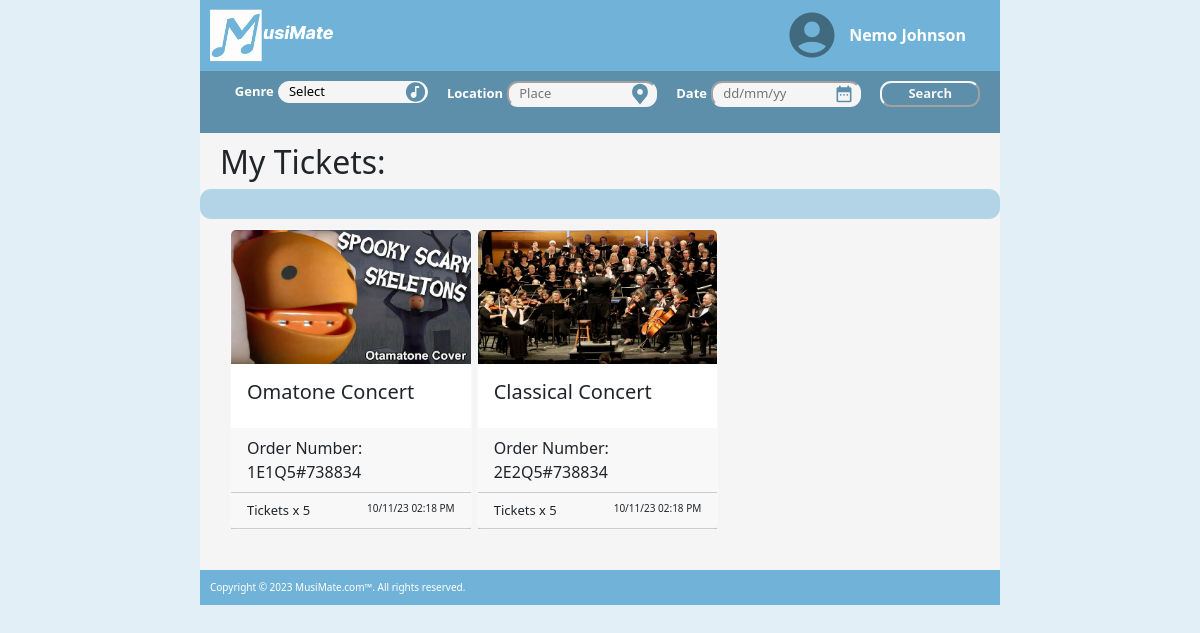
Screenshot of /tickets (signed in) with the database file from the repository.
### musimate/models.py (models this page shows, shortened)
class User(db.Model, UserMixin):
    __tablename__ = 'users' # good practice to specify table name
    id = db.Column(db.Integer, primary_key=True)
    name = db.Column(db.String(100), index=True, unique=True, nullable=False)
    email = db.Column(db.String(100), index=True, nullable=False)
    contact_number = db.Column(db.String(15), nullable=True)
    address = db.Column(db.String(255), nullable=True)
    password_hash = db.Column(db.String(255), nullable=False)
    events = db.relationship('Event', backref='user')
    comments = db.relationship('Comment', backref='user')
    orders = db.relationship("Order", backref='user')

class Order(db.Model):
    __tablename__ = 'orders'
    order_id = db.Column(db.Integer, primary_key = True)
    quantity = db.Column(db.Integer)
    booked_at = db.Column(db.DateTime, default = datetime.now())
    user_id = db.Column(db.Integer, db.ForeignKey("users.id"))
    event_id = db.Column(db.Integer, db.ForeignKey("events.id"))

class Event(db.Model):
    __tablename__ = 'events'
    id = db.Column(db.Integer, primary_key=True)
    status = db.Column(db.String(10), default='Open')
    name = db.Column(db.String(80))
    description = db.Column(db.String(200))
    genre = db.Column(db.String(40))
    location = db.Column(db.String(200))
    date = db.Column(db.DateTime)
    image = db.Column(db.String(400))
    quantity = db.Column(db.Integer)
    quantitySold = db.Column(db.Integer, default=0)
    price = db.Column(db.Float)
    user_id = db.Column(db.Integer, db.ForeignKey('users.id'))
    comments = db.relationship('Comment', backref='event')
    orders = db.relationship('Order', backref = 'event')

### musimate/views.py (the view)
@mainbp.route('/tickets')
@login_required
def tickets():
    tickets = db.session.scalars(
        db.select(Order).where(Order.user == current_user)).all()
    genres = db.session.scalars(db.select(Event.genre.distinct())).all()
    return render_template('tickets.html', tickets=tickets, num_tickets=len(tickets), genres=genres, selected_genre='Select')

### musimate/templates/tickets.html
{% extends 'base.html' %}
{% block content %}
<h2 style="margin-left: 20px; padding-top:10px">My Tickets:</h2>
<div class="break">
</div>
<div class="padding">
   <div class="row">
      {% if num_tickets == 0 %}
      <div class="d-flex p-4 justify-content-center">
         <h4>No Tickets</h4>
      </div>
      {% else %}
      <div class="card-group">
         {% for ticket in tickets %}
         <div class="col-lg-4 col-md-4 col-sm-6">
            <a href="{{ url_for('event.show', id=ticket.event.id) }}" style="text-decoration:none">
               <div class="card border-light" style="max-width: 20rem; ">
                  <img class="card-img-top" src="{{ ticket.event.image }}" alt="Card image" style="width:100%">
                  <div class="card-body">
                     <h5 class="card-title">{{ ticket.event.name }}</h5>
                  </div>
                  <div class="card-header d-flex justify-content-between">
                     <div style="font-size: medium;">
                        Order Number: {{ ticket.order_id}}E{{ ticket.event_id}}Q{{ ticket.quantity }}#{{ ticket.booked_at.toordinal() }}
                     </div>
                  </div>
                  <div class="card-header d-flex justify-content-between">
                     <div style="font-size: small;">
                        Tickets x {{ ticket.quantity }}
                     </div>
                     <div style="font-size:x-small">
                        {{ ticket.booked_at.strftime("%d/%m/%y %I:%M %p") }}
                     </div>
                  </div>
               </div>
            </a>
         </div>
         {% endfor %}
      </div>
      {% endif %}
   </div>
</div>
{% endblock %}

### musimate/templates/base.html (shortened to what this page needs)
<html>
<head>
   <link rel="stylesheet" href="{{ url_for('static', filename='styles/style.css') }}">
   <link rel="stylesheet" href="https://cdn.jsdelivr.net/npm/bootstrap@5.3.2/dist/css/bootstrap.min.css"
>
</head>
<body class="body">
   <div class="row">
      <div class="d-flex justify-content-center">
         <div class="col-sm-12 col-md-10 col-lg-8 align-self-center">
            <nav class="navbar">
               <div class="row" style="width: 100%">
                  <div class="col">
                     <a role="button" href="{{ url_for('main.index') }}">
                        <img id="logo" src="/static/image/Capture.PNG" alt="Logo" height="55" style="margin-left: 8px;">
                     </a>
                  </div>
                  <div class="col">
                     <div class="d-flex justify-content-end align-items-center">
                        <a data-bs-toggle="dropdown" aria-dropeffect="move">
                           <img src="/static/svg/user-4-fill.svg" alt="User Icon" class="userIcon">
                        </a>
                        {% if current_user.is_authenticated %}
                        <a class="login">{{current_user.name}}</a>
                        {% else %}
                        <a class="login" href="{{ url_for('auth.login') }}" role="button">Log In</a>
                        {% endif %}
                     </div>
                  </div>
               </div>
            </nav>
            <div class="searchBar">
               <form action="{{url_for('main.search')}}">
                  <div class="d-flex justify-content-between">
                     <div class="input-group" style="justify-content: center;">
                        <div>
                           <label for="Genre" style="color:white; font-size:small; font-weight: bold;">Genre </label>
                           <select class="searchInput" name="genre" id="Genre">
                              <option value="{{ selected_genre }}">{{ selected_genre }}</option>
                           </select>
                        </div>
                        <div>
                           <label for="Location"
                              style="color:white; font-size:small; font-weight: bold;">Location</label>
                           <input class="searchInput" type="text" name="location" id="Location" placeholder="Place"
                              value="{{ selected_location }}">
                        </div>
                        <div>
                           <label for="Date" style="color:white; font-size:small; font-weight: bold;">Date </label>
                           <input class="searchInput" type="text" name="date" id="Date" placeholder="dd/mm/yy"
                              value="{{ selected_date }}">
                        </div>
                        <div>
                           <div class="d-flex justify-content-center align-items-center" style=" height:100%">
                              <button class="searchSubmit" type="submit">Search</button>
                           </div>
                        </div>
                     </div>
               </form>
            </div>
         </div>
         <div class="main">
            {% block content %}
            {% endblock %}
         </div>
      </div>
   </div>
</body>
<footer>
   <div class="d-flex justify-content-center">
      <div class="col-sm-12 col-md-10 col-lg-8 align-self-center">
         <div class="footerBox">
            Copyright © {{ year }} MusiMate.com™. All rights reserved.
         </div>
      </div>
   </div>
</footer>
</html>

### musimate/static/styles/style.css (style rules this page uses)
.body { background-color: rgba(113, 179, 216, 0.20); }
.footerBox { background-color: rgba(113, 179, 216); font-size: x-small; color: white; padding: 10px; }
.break { background-color: rgba(113, 179, 216, 0.50); width: 100%; height: 30px; border-radius: 11px; margin-bottom: 10px; font-size: medium; font-weight: bold; padding-left: 10px; }
.padding { margin-left: 30px; margin-right: 30px; }
.login { color: white; margin: 10px; font-weight: bold; text-decoration: none; }
.navbar { background-color: rgb(113, 179, 216); width: 100%; height: fit-content; padding: 10px; }
.userIcon { width: 64px; padding-left: 10px; filter: invert(42%) sepia(19%) saturate(839%) hue-rotate(157deg) brightness(87%) contrast(94%); }
.searchBar { background-color: rgba(93, 143, 171); width: 100%; height: fit-content; padding-left: 10px; padding-right: 10px; padding-bottom: 5px; padding-top: 5px; }
.main { background-color: rgba(245, 245, 245); width: 100%; height: fit-content; padding-bottom: 30px; }
#Genre.searchInput, #genre.createEvent { background-image: url("../svg/genre.svg"); background-repeat: no-repeat; background-size: 23px 23px; background-position: right; }
#Genre.searchInput { appearance: none; }
#Date.searchInput { background-image: url("../svg/date.svg"); background-repeat: no-repeat; background-size: 30px 20px; background-position: right; }
#Location.searchInput, #location.createEvent { background-image: url("../svg/location.svg"); background-repeat: no-repeat; background-size: 30px 23px; background-position: right; }
.searchInput { border-radius: 11px; font-size: small; background-color: rgba(245, 245, 245); border-color: rgba(245, 245, 245); width: 150px; padding-left: 10px; padding-right: 30px; margin-right: 5px; margin-top: 5px; margin-bottom: 5px; }
.searchBar label { margin-left: 15px; }
.searchSubmit { color: rgba(245, 245, 245); border-radius: 11px; border-color: rgba(245, 245, 245); background-color: rgba(93, 143, 171); font-size: small; font-weight: bold; width: 100px; margin-left: 15px; }
a { text-decoration: none !important; }
.card { margin-bottom: 10px; margin-right: 5px; height: 100%; }

### rows the page displays
User: name "Nemo Johnson"
Order: event.image (picture), event.name "Omatone Concert", order_id "1", event_id "1", quantity "5", booked_at.toordinal "738834", booked_at "10/11/23 02:18 PM"
Order: event.image (picture), event.name "Classical Concert", order_id "2", event_id "2", quantity "5", booked_at.toordinal "738834", booked_at "10/11/23 02:18 PM"

### other values shown
form field genre "Select"
